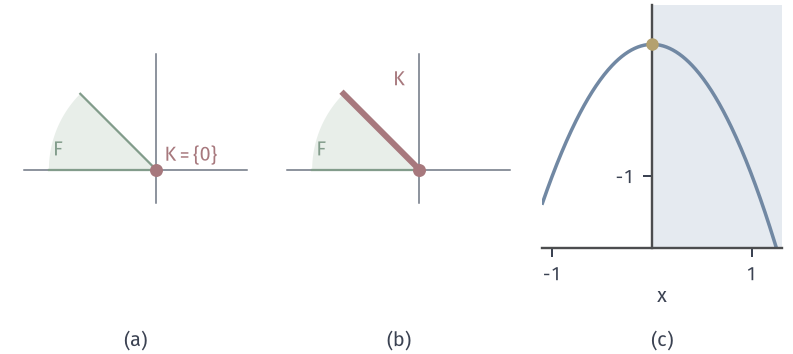

Generate this figure with Python:
from pathlib import Path
import sys
sys.path.insert(0, str(Path(__file__).resolve().parents[1]/"kkt-common"))
from kkt_fig import *
HERE = Path(__file__).resolve().parent
# Critical cones. Gradients (1,1),(0,-1). (a) tau=.5, both multipliers positive: K={0}. (b) tau=1, lam3=0: K=ray(-1,1). (c) min -x^2, x>=0.
fig, axes = figure(width_mm=112, height_mm=50, ncols=3)
panels(fig, .02, .985, .985, .3, .1)
a, b, c = axes
for ax in (a, b):
    off(ax, (-1.7, 1.2), (-.45, 1.5))
    R = 1.3; th = np.radians(np.linspace(135, 180, 30))
    ax.fill(np.r_[0, R*np.cos(th)], np.r_[0, R*np.sin(th)], facecolor=GREEN_FILL, edgecolor='none', zorder=1)
    ax.plot([0, R*np.cos(np.radians(135))], [0, R*np.sin(np.radians(135))], color=GREEN, lw=.9, zorder=2); ax.plot([0, -R], [0, 0], color=GREEN, lw=.9, zorder=2)
    ax.plot([-1.6, 1.1], [0, 0], color=MUTED, lw=.6, zorder=1); ax.plot([0, 0], [-.4, 1.4], color=MUTED, lw=.6, zorder=1)
    ax.text(-1.25, .17, '$F$', color=GREEN, fontsize=8)
dot(a, (0, 0), RED, ms=5.2); a.text(.1, .1, '$K=\\{0\\}$', color=RED, fontsize=8)
b.plot([0, R*np.cos(np.radians(135))], [0, R*np.sin(np.radians(135))], color=RED, lw=2.4, zorder=4); dot(b, (0, 0), RED, ms=5.2)
b.text(-.32, 1.02, '$K$', color=RED, fontsize=8)
x = np.linspace(-1.1, 1.3, 300); c.axvspan(0, 1.3, ymin=.0, facecolor=BLUE_FILL, edgecolor='none', zorder=0)
c.plot(x, -x*x, color=BLUE, lw=1.4)
c.spines['left'].set_position('zero'); setup(c, (-1.1, 1.3), (-1.55, .3), [-1, 1], [-1], xl='$x$', yl='', equal=False)
dot(c, (0, 0), YELLOW)
c.text(.65, -1.42, 'x≥0', color=INK, fontsize=7.5, ha='center') if 0 else None
tags(fig, axes, y=.01)
save(fig, HERE, 'figure', {'a': 'tau=.5', 'b': 'tau=1,lam=(1,0)', 'c': 'min -x^2 x>=0'})
